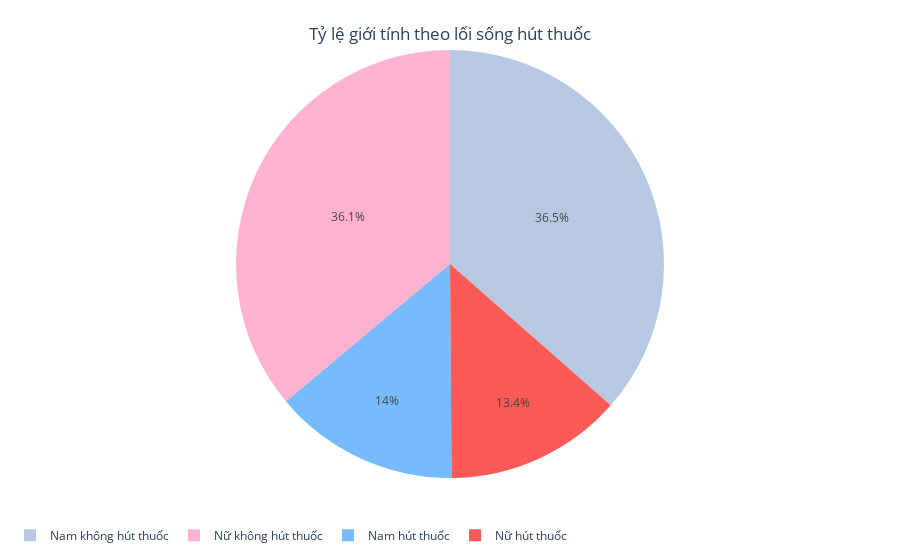

Notebook code for this chart:
### Code cell
male_smoker = sex_smoker_crosstab.loc[1, 1]
male_non_smoker = sex_smoker_crosstab.loc[1, 0]
female_smoker = sex_smoker_crosstab.loc[0, 1]
female_non_smoker = sex_smoker_crosstab.loc[0, 0]

sex_smoker_df = pd.DataFrame({
    'is_male': ['Nam hút thuốc', 'Nam không hút thuốc', 'Nữ hút thuốc', 'Nữ không hút thuốc'],
    'count': [male_smoker, male_non_smoker, female_smoker, female_non_smoker]
})

group_color = [sns.xkcd_rgb['light blue grey'], sns.xkcd_rgb['powder pink'], sns.xkcd_rgb['sky blue'], sns.xkcd_rgb['grapefruit']]
sex_smoker_labels = {
    'is_male': 'Nhóm',
    'count': 'Số lượng'
}

fig = px.pie(sex_smoker_df, names='is_male', values='count', title='Tỷ lệ giới tính theo lối sống hút thuốc', color_discrete_sequence=group_color, labels=sex_smoker_labels)
fig.update_layout(
    title_x=0.5,
    title_y=0.95,
    margin=dict(l=10, r=10, b=10, t=50),
    legend_orientation='h'
)
fig.show()

### Figure 1 — Plotly figure (JSON) as saved in the notebook; plotly's stock layout.template omitted (floating-point values rounded to 4 significant figures)
{"data": [{"domain": {"x": [0, 1], "y": [0, 1]}, "hovertemplate": "Nhóm=%{label}<br>Số lượng=%{value}<extra></extra>", "labels": ["Nam hút thuốc", "Nam không hút thuốc", "Nữ hút thuốc", "Nữ không hút thuốc"], "legendgroup": "", "name": "", "showlegend": true, "type": "pie", "values": [184, 479, 176, 474]}], "layout": {"legend": {"orientation": "h", "tracegroupgap": 0}, "margin": {"b": 10, "l": 10, "r": 10, "t": 50}, "piecolorway": ["#b7c9e2", "#ffb2d0", "#75bbfd", "#fd5956"], "title": {"text": "Tỷ lệ giới tính theo lối sống hút thuốc", "x": 0.5, "y": 0.95}}}
